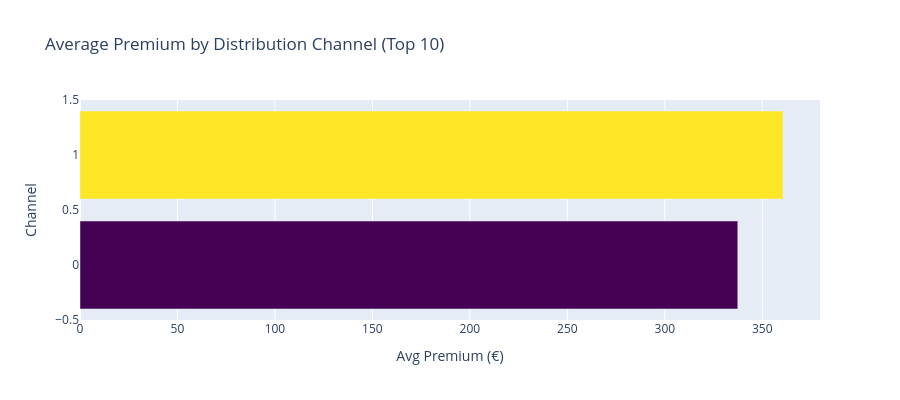

Write notebook code for a chart like this one.
### Markdown cell above
## Chart 5: Top 10 highest-premium policy segments

### Code cell
if 'Distribution_channel' in df.columns:
    top_prem = df.groupby('Distribution_channel')['Premium'].mean().nlargest(10).reset_index()
    fig5 = px.bar(top_prem, x='Premium', y='Distribution_channel',
        orientation='h', color='Premium',
        color_continuous_scale='Viridis',
        title='Average Premium by Distribution Channel (Top 10)',
        labels={'Premium': 'Avg Premium (€)', 'Distribution_channel': 'Channel'})
    fig5.update_layout(height=400, coloraxis_showscale=False)
    fig5.show()

### Figure 1 — Plotly figure (JSON) as saved in the notebook; plotly's stock layout.template omitted (floating-point values rounded to 4 significant figures)
{"data": [{"hovertemplate": "Avg Premium (€)=%{marker.color}<br>Channel=%{y}<extra></extra>", "legendgroup": "", "marker": {"color": [360.6, 338.2, 337.4], "coloraxis": "coloraxis", "pattern": {"shape": ""}}, "name": "", "orientation": "h", "showlegend": false, "textposition": "auto", "type": "bar", "x": [360.6, 338.2, 337.4], "xaxis": "x", "y": [1, "00/01/1900", 0], "yaxis": "y"}], "layout": {"barmode": "relative", "coloraxis": {"autocolorscale": false, "colorbar": {"title": {"text": "Avg Premium (€)"}}, "colorscale": [[0, "#440154"], [0.1111, "#482878"], [0.2222, "#3e4989"], [0.3333, "#31688e"], [0.4444, "#26828e"], [0.5556, "#1f9e89"], [0.6667, "#35b779"], [0.7778, "#6ece58"], [0.8889, "#b5de2b"], [1, "#fde725"]], "showscale": false}, "height": 400, "legend": {"tracegroupgap": 0}, "title": {"text": "Average Premium by Distribution Channel (Top 10)"}, "xaxis": {"anchor": "y", "domain": [0, 1], "title": {"text": "Avg Premium (€)"}}, "yaxis": {"anchor": "x", "domain": [0, 1], "title": {"text": "Channel"}}}}
